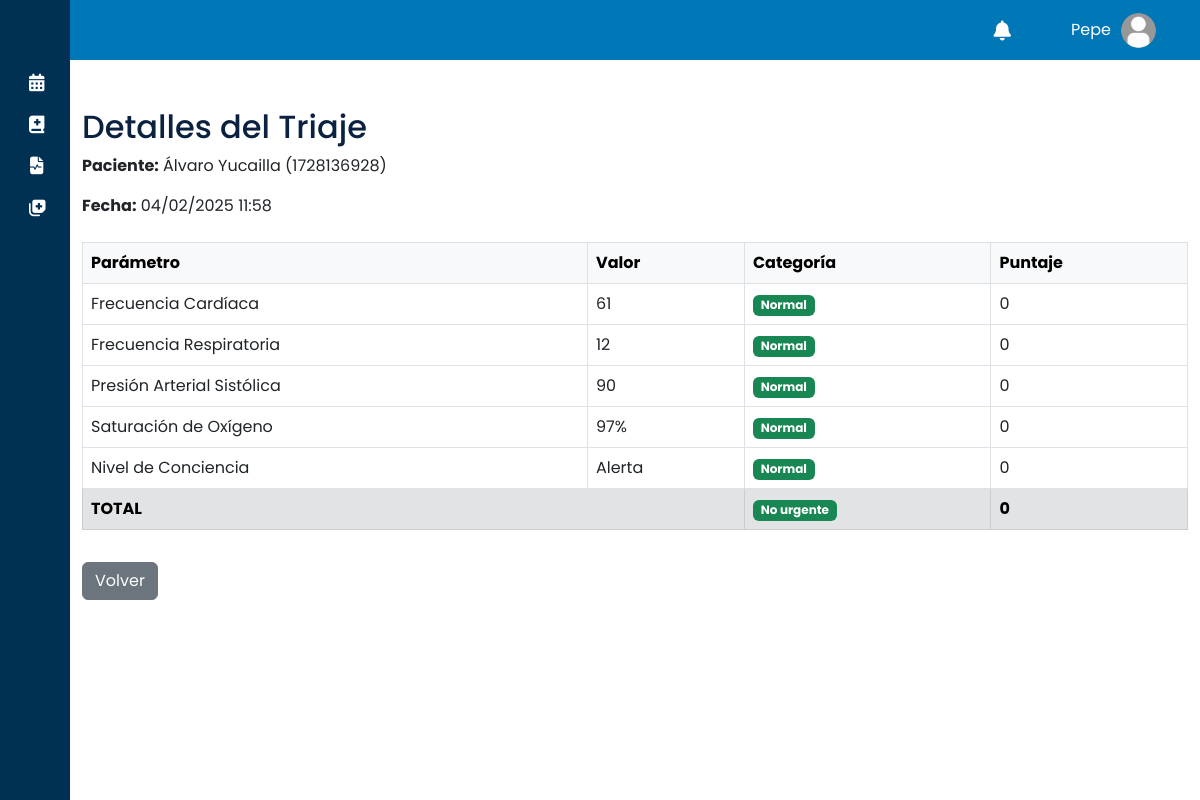
The page /core/triage_details/3/ (signed in) on the database its author committed.
### core/models.py (models this page shows, shortened)
class User(AbstractUser):
    middle_name = models.CharField(max_length=30, blank=True, null=True)
    maternal_surname = models.CharField(max_length=30, blank=True, null=True)
    identification = models.CharField(max_length=13, blank=True, null=True)
    address = models.CharField(max_length=50, blank=True, null=True)
    city = models.CharField(max_length=15, blank=True, null=True)
    phone_number = models.CharField(max_length=10, blank=True, null=True)
    birth_date = models.DateField(blank=True, null=True)
    GENRE_CHOICES = [
        ('M', 'Masculino'),
        ('F', 'Femenino'),
    ]
    genre = models.CharField(
        max_length=1, choices=GENRE_CHOICES, blank=False, null=False)

class Triage(models.Model):
    CONSCIOUSNESS_CHOICES = [
        ('ALERT', 'Alerta'),
        ('VERBAL', 'Responde a estímulo verbal'),
        ('PAIN', 'Responde a estímulo doloroso'),
        ('UNRESPONSIVE', 'No responde')
    ]
    CATEGORY_CHOICES = [
        ('NORMAL', 'Normal'),
        ('MODERATE', 'Alerta Moderada'),
        ('SEVERE', 'Alerta Severa'),
        ('CRITICAL', 'Crítico')
    ]
    patient = models.ForeignKey(
        'User', on_delete=models.CASCADE, related_name='triages')
    created_at = models.DateTimeField(auto_now_add=True)
    heart_rate = models.IntegerField('Frecuencia Cardíaca')
    respiratory_rate = models.IntegerField('Frecuencia Respiratoria')
    systolic_blood_pressure = models.IntegerField('Presión Arterial Sistólica')
    oxygen_saturation = models.IntegerField('SpO2')
    consciousness_level = models.CharField(
        'Nivel de Conciencia', max_length=20, choices=CONSCIOUSNESS_CHOICES)
    heart_rate_score = models.IntegerField(default=0)
    respiratory_rate_score = models.IntegerField(default=0)
    blood_pressure_score = models.IntegerField(default=0)
    oxygen_saturation_score = models.IntegerField(default=0)
    consciousness_score = models.IntegerField(default=0)
    total_score = models.IntegerField(default=0)
    category = models.CharField(max_length=20, choices=CATEGORY_CHOICES)
    class Meta:
        ordering = ['-created_at']

### core/views/triage_views.py (the view)
# urls.py: path('triage_details/<int:triage_id>/',
@login_required
@user_passes_test(is_doctor)
def triage_details(request, triage_id):
    triage = get_object_or_404(Triage, pk=triage_id)
    vitals_data = [
        {
            'parameter': 'Frecuencia Cardíaca',
            'value': triage.heart_rate,
            'score': triage.heart_rate_score,
            'category': get_category_from_score(triage.heart_rate_score)
        },
        {
            'parameter': 'Frecuencia Respiratoria',
            'value': triage.respiratory_rate,
            'score': triage.respiratory_rate_score,
            'category': get_category_from_score(triage.respiratory_rate_score)
        },
        {
            'parameter': 'Presión Arterial Sistólica',
            'value': triage.systolic_blood_pressure,
            'score': triage.blood_pressure_score,
            'category': get_category_from_score(triage.blood_pressure_score)
        },
        {
            'parameter': 'Saturación de Oxígeno',
            'value': f"{triage.oxygen_saturation}%",
            'score': triage.oxygen_saturation_score,
            'category': get_category_from_score(triage.oxygen_saturation_score)
        },
        {
            'parameter': 'Nivel de Conciencia',
            'value': triage.get_consciousness_level_display(),
            'score': triage.consciousness_score,
            'category': get_category_from_score(triage.consciousness_score)
        }
    ]
    total_category = get_total_category(triage.total_score)
    return render(request, 'doctor/triage_details.html', {
        'triage': triage,
        'vitals_data': vitals_data,
        'total_category': total_category
    })

### core/context_processors.py (called while the page is built)
def group_context(request):
    if request.user.is_authenticated:
        return {
            'is_paciente': request.user.groups.filter(name='Paciente').exists(),
            'is_administrador': request.user.groups.filter(name='Administrador').exists(),
            'is_secretaria': request.user.groups.filter(name='Secretaria').exists(),
            'is_doctor': request.user.groups.filter(name='Doctor').exists(),
            'is_manager': request.user.groups.filter(name='Gerencia').exists(),
        }
    return {}

def notifications_processor(request):
    if request.user.is_authenticated:
        notifications = Notification.objects.filter(
            patient=request.user,
            is_read=False
        ).order_by('-created_at')
        return {
            'notifications': notifications,
            'unread_notifications': notifications,
        }
    return {'notifications': None, 'unread_notifications': None}

### core/utils.py (called while the page is built)
def is_doctor(user):
    return user.groups.filter(name='Doctor').exists()

def get_category_from_score(score):
    if score == 0:
        return ('Normal', 'success')
    elif score == 1:
        return ('Alerta Moderada', 'warning')
    elif score == 3:
        return ('Alerta Severa', 'orange')
    else:
        return ('Crítico', 'danger')

def get_total_category(total_score):
    if 0 <= total_score <= 4:
        return ('No urgente', 'success')
    elif 5 <= total_score <= 9:
        return ('Urgente', 'warning')
    elif 10 <= total_score <= 14:
        return ('Muy urgente', 'orange')
    else:
        return ('Emergencia', 'danger')

### core/templates/doctor/triage_details.html
{% extends 'shared/base.html' %}
{% block content %}
<div class="container mt-5">
    <h2>Detalles del Triaje</h2>
    <p><strong>Paciente:</strong> {{ triage.patient.get_full_name }} ({{ triage.patient.identification }})</p>
    <p><strong>Fecha:</strong> {{ triage.created_at|date:"d/m/Y H:i" }}</p>
    <div class="table-responsive mt-4">
        <table class="table table-bordered">
            <thead class="table-light">
                <tr>
                    <th>Parámetro</th>
                    <th>Valor</th>
                    <th>Categoría</th>
                    <th>Puntaje</th>
                </tr>
            </thead>
            <tbody>
                {% for vital in vitals_data %}
                <tr>
                    <td>{{ vital.parameter }}</td>
                    <td>{{ vital.value }}</td>
                    <td><span class="badge bg-{{ vital.category.1 }}">{{ vital.category.0 }}</span></td>
                    <td>{{ vital.score }}</td>
                </tr>
                {% endfor %}
                <tr class="table-secondary">
                    <td colspan="2"><strong>TOTAL</strong></td>
                    <td><span class="badge bg-{{ total_category.1 }}">{{ total_category.0 }}</span></td>
                    <td><strong>{{ triage.total_score }}</strong></td>
                </tr>
            </tbody>
        </table>
    </div>
    <div class="mt-3">
        <a href="{% url 'manage_triages' %}" class="btn btn-secondary">Volver</a>
    </div>
</div>
{% endblock %}

### core/templates/shared/base.html (shortened to what this page needs)
{% load static %}
<!DOCTYPE html>
<html lang="en">
<head>
    <link href="https://cdn.lineicons.com/4.0/lineicons.css" rel="stylesheet" />
    <link rel="stylesheet" href="https://cdnjs.cloudflare.com/ajax/libs/font-awesome/6.5.2/css/all.min.css">
    <link href="https://cdn.jsdelivr.net/npm/bootstrap@5.3.0-alpha3/dist/css/bootstrap.min.css" rel="stylesheet"
>
    <link href="https://cdn.jsdelivr.net/npm/gridjs/dist/theme/mermaid.min.css" rel="stylesheet" />
    <link href="https://cdn.jsdelivr.net/npm/tom-select@2.0.0/dist/css/tom-select.css" rel="stylesheet">
    <link rel="stylesheet" href="{% static '/styles/main.css' %}">
    <link href="https://cdn.jsdelivr.net/npm/fullcalendar@6.1.15/index.global.min.css" rel="stylesheet" />
</head>
<body>
    <div class="wrapper">
        <aside id="sidebar">
            <div class="d-flex">
                <button class="toggle-btn" type="button">
                </button>
            </div>
            <ul class="sidebar-nav">
                {% if is_doctor %}
                <li class="sidebar-item">
                    <a href="#" class="sidebar-link collapsed has-dropdown" data-bs-toggle="collapse"
                        data-bs-target="#auth" aria-expanded="false" aria-controls="auth">
                        <i class="fa-solid fa-calendar-days"></i>
                    </a>
                </li>
                <li class="sidebar-item">
                    <a href="#" class="sidebar-link collapsed has-dropdown" data-bs-toggle="collapse"
                        data-bs-target="#histories-management" aria-expanded="false"
                        aria-controls="histories-management">
                        <i class="fa-solid fa-book-medical"></i>
                    </a>
                </li>
                <li class="sidebar-item">
                    <a href="{% url 'manage_diagnosis' %}" class="sidebar-link"
                        title="Gestión de diagnósticos y recetas" aria-label="Gestionar diagnósticos">
                        <i class="fa-solid fa-file-waveform"></i>
                    </a>
                </li>
                <li class="sidebar-item">
                    <a href="{% url 'manage_triages' %}" class="sidebar-link" title="Gestión de triajes"
                        aria-label="Gestionar triajes">
                        <i class="fa-solid fa-notes-medical"></i>
                    </a>
                </li>
                <li class="sidebar-item">
                    <a href="{% url 'configuration' %}" class="sidebar-link" title="Configuración de cuenta"
                        aria-label="Ir a configuración de cuenta">
                    </a>
                </li>
                {% endif %}
            </ul>
            <div class="sidebar-footer">
                <a href="{% url 'account_logout' %}" class="sidebar-link" title="Cerrar sesión"
                    aria-label="Cerrar sesión">
                </a>
            </div>
        </aside>
        <div class="main2">
            <div class="dashboard-navbar">
                <div class="navbar-content">
                    <ul class="main-nav">
                        <li class="notifications-link">
                            <div class="notifications-toggle">
                                <i class="fa-solid fa-bell fa-lg" style="color: #ffffff;" title="Notificaciones"
                                    aria-label="Notificaciones">
                                </i>
                            </div>
                        </li>
                        <li class="user-link">
                            <div class="user-info">
                                <span class="user-name">{{ request.user.first_name }}</span>
                                <a href="#">
                                    <img src="{% static 'images/account.png' %}" alt="Profile" class="avatar">
                                </a>
                            </div>
                        </li>
                    </ul>
                </div>
            </div>
            {% block content %}
            {% endblock %}
        </div>
    </div>
</body>
</html>

### core/static/styles/main.css (style rules this page uses)
a { text-decoration: none; color: #6366f1; }
li { list-style: none; }
h2 { color: #0a2240; }
img { vertical-align: middle; max-width: 100%; }
body { font-family: 'Poppins', sans-serif; }
.wrapper { display: flex; min-height: 100vh; }
.main2 { display: flex; flex-direction: column; width: 100%; overflow: hidden; }
#sidebar { width: 70px; min-width: 70px; z-index: 1000; transition: all .25s ease-in-out; background-color: #003153; display: flex; flex-direction: column; }
.toggle-btn { background-color: transparent; cursor: pointer; border: 0; padding: 1rem 1.5rem; }
.sidebar-nav { padding: 2rem 0; flex: 1 1 auto; }
a.sidebar-link { padding: .625rem 1.625rem; color: #FFF; display: block; font-size: 0.9rem; white-space: nowrap; border-left: 3px solid transparent; }
.sidebar-link i { font-size: 1.1rem; margin-right: .75rem; }
.sidebar-item { position: relative; }
.dashboard-navbar { flex-wrap: nowrap; height: 60px; min-height: 60px; padding: 0.5rem 1.5rem; background-color: #0077B6; width: 100%; }
.dashboard-navbar .navbar-content { display: flex; justify-content: flex-end; align-items: center; height: 100%; }
.dashboard-navbar .main-nav { display: flex; align-items: center; height: 100%; margin: 0; padding: 0; list-style: none; margin-left: auto; }
.user-link { position: relative; display: flex; align-items: center; }
.user-info { display: flex; align-items: center; gap: 10px; margin-right: 20px; }
.user-name { margin: 0; color: #fff; cursor: pointer; }
.avatar { width: 35px; height: 35px; border-radius: 50%; }
.notifications-link { position: relative; margin-right: 50px; display: flex; align-items: center; }
.notifications-toggle { cursor: pointer; padding: 10px; display: flex; align-items: center; }

### rows shown on the page
User: user.first_name "Pepe"
Triage: patient.get_full_name "Álvaro Yucailla", patient.identification "1728136928", created_at "04/02/2025 11:58", parameter "Frecuencia Cardíaca", value "61", category.0 "Normal", score "0", parameter "Frecuencia Respiratoria", value "12", parameter "Presión Arterial Sistólica", value "90", parameter "Saturación de Oxígeno", value "97%", parameter "Nivel de Conciencia", value "Alerta", total_score "0"

### other values the page prints
{{ total_category.0 }} "No urgente"
